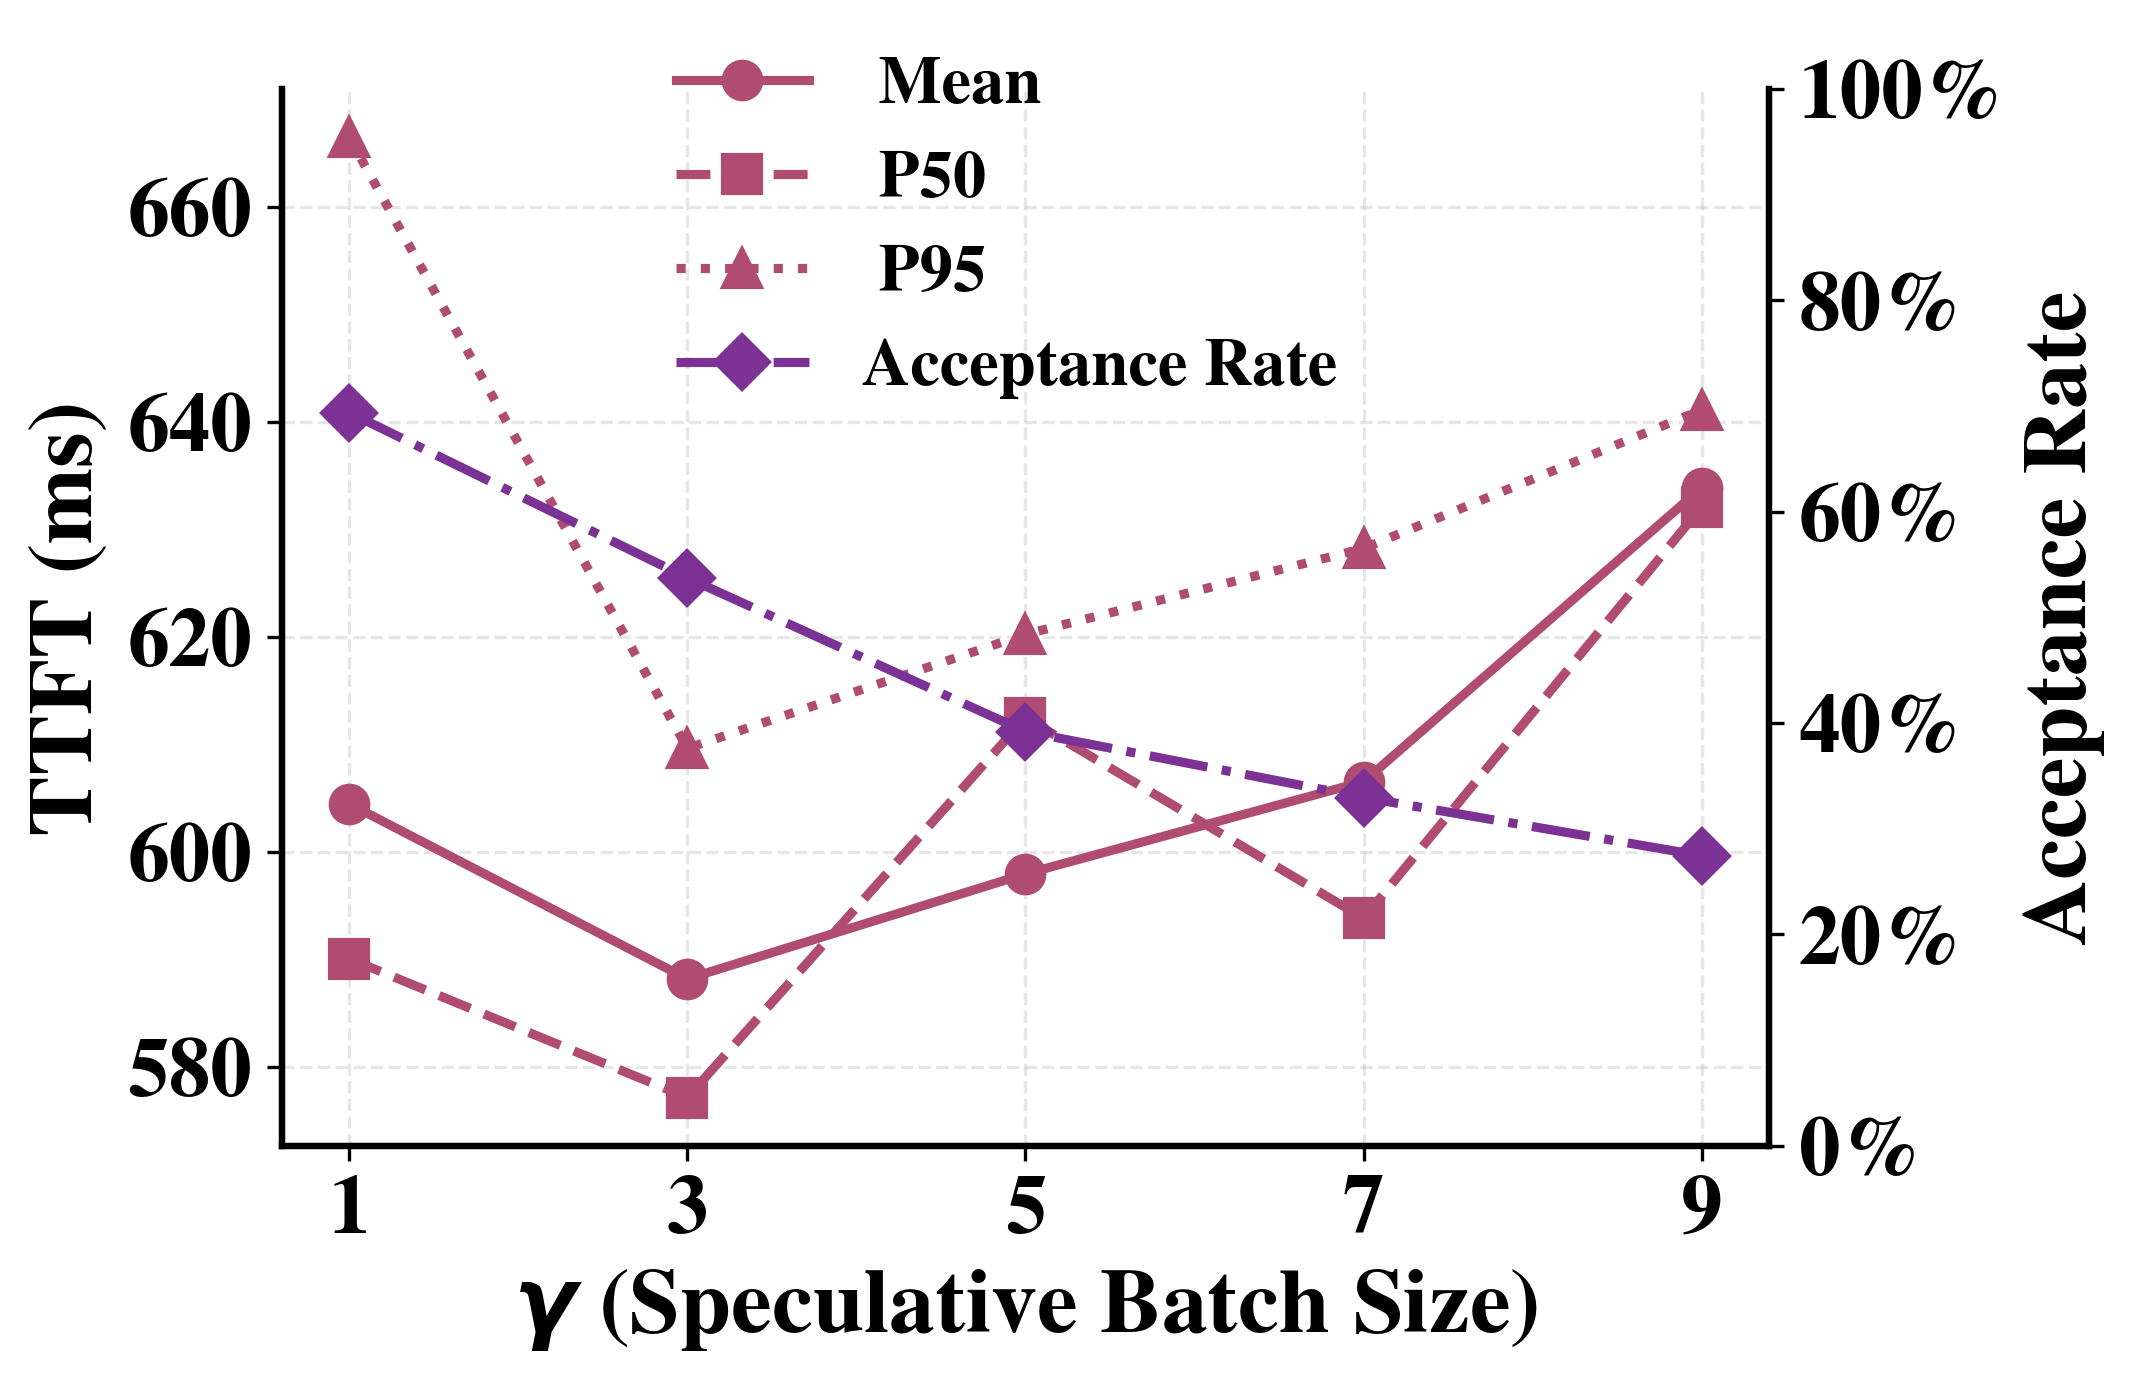

Write Python code to recreate this figure.
"""
1.10a_ttft_vs_gamma.py — edit-and-rerun figure generator for the
1.10a_ttft_vs_gamma figure (TTFT mean/P50/P95 vs. gamma, with acceptance
rate on a secondary axis).

This does NOT read from prototype/results/ or touch any live component.
It reads only 1.10a_ttft_vs_gamma_data.json (sitting next to this script)
so you can freely tweak figure size / font size / colors below and rerun
in seconds, without needing the prototype's venv or GPU.

Usage:
    python 1.10a_ttft_vs_gamma.py
    (or: prototype/.venv/bin/python prototype_figures/1.10a_ttft_vs_gamma.py)

Output:
    1.10a_ttft_vs_gamma.png   (next to this script — same filename as the
    figure used everywhere else; never renamed, PNG only, no PDF)
"""
import json
import os

import numpy as np
import matplotlib
matplotlib.use("Agg")
import matplotlib.pyplot as plt

# ============================================================
#  EVERYTHING YOU'D WANT TO TRY-AND-ERROR IS IN THIS ONE BLOCK
# ============================================================

FIGURE_WIDTH_IN   = 7.0     # inches
FIGURE_HEIGHT_IN  = 4.5     # inches

FONT_FAMILY       = "serif"
FONT_NAME         = "Nimbus Roman"   # Times-New-Roman-compatible font that
                                     # actually HAS a real bold face on this
                                     # machine (fc-list | grep -i "nimbus roman").
                                     # Plain "Times New Roman" only has a
                                     # regular weight installed here, so
                                     # bold text silently falls back to
                                     # regular if you use that name instead.

BASE_FONT_SIZE    = 20       # font.size (fallback for anything not listed below)
AXIS_LABEL_SIZE   = 22       # x/y axis label text
TICK_LABEL_SIZE   = 20       # the numbers along each axis
LEGEND_FONT_SIZE  = 16       # legend entries

BOLD_EVERYTHING   = True     # axis labels, tick labels, legend text

METRIC_COLOR      = "#b04c72"   # TTFT lines
ACCEPT_COLOR      = "#7B3294"   # acceptance-rate line (secondary axis)

STAT_STYLE = {
    "mean": {"linestyle": "-",  "marker": "o"},
    "p50":  {"linestyle": "--", "marker": "s"},
    "p95":  {"linestyle": ":",  "marker": "^"},
}
LINE_WIDTH        = 2.2
MARKER_SIZE       = 9

GRID_ON           = True
GRID_ALPHA        = 0.30

LEGEND_LOC             = "lower right"
LEGEND_BBOX_TO_ANCHOR  = (0.75, 0.650)   # sits in the empty gap in the
                                         # lower-right of the plot, clear
                                         # of every line instead of
                                         # overlapping the top-left corner
LEGEND_NCOL            = 1

SAVE_DPI          = 300

# ============================================================
#  END OF TRY-AND-ERROR BLOCK — nothing below this line needs
#  editing to change how the figure looks
# ============================================================

plt.rcParams.update({
    "font.family":        FONT_FAMILY,
    "font.serif":         [FONT_NAME],
    "font.size":          BASE_FONT_SIZE,
    "font.weight":        "bold" if BOLD_EVERYTHING else "normal",
    "axes.titlesize":     BASE_FONT_SIZE,
    "axes.titleweight":   "bold" if BOLD_EVERYTHING else "normal",
    "axes.labelsize":     AXIS_LABEL_SIZE,
    "axes.labelweight":   "bold" if BOLD_EVERYTHING else "normal",
    "xtick.labelsize":    TICK_LABEL_SIZE,
    "ytick.labelsize":    TICK_LABEL_SIZE,
    "legend.fontsize":    LEGEND_FONT_SIZE,
    "lines.linewidth":    LINE_WIDTH,
    "lines.markersize":   MARKER_SIZE,
    "figure.dpi":         200,
    "savefig.dpi":        SAVE_DPI,
    "savefig.bbox":       "tight",
    "axes.grid":          GRID_ON,
    "grid.linestyle":     "--",
    "grid.alpha":         GRID_ALPHA,
    "axes.spines.top":    False,
    "axes.linewidth":     1.5,
})

HERE = os.path.dirname(os.path.abspath(__file__))
DATA_PATH = os.path.join(HERE, "1.10a_ttft_vs_gamma_data.json")
OUT_PNG = os.path.join(HERE, "1.10a_ttft_vs_gamma.png")


def main():
    with open(DATA_PATH) as f:
        data = json.load(f)

    gammas = data["gammas"]
    xs = np.arange(len(gammas))
    ttft = {g: data["ttft_ms"][str(g)] for g in gammas}
    accept_rate = [data["acceptance_rate"][str(g)] for g in gammas]

    fig, ax = plt.subplots(figsize=(FIGURE_WIDTH_IN, FIGURE_HEIGHT_IN),
                            constrained_layout=True)

    lines = []
    for stat_key, stat_label in (("mean", "Mean"), ("p50", "P50"), ("p95", "P95")):
        style = STAT_STYLE[stat_key]
        ys = [ttft[g][stat_key] for g in gammas]
        p, = ax.plot(xs, ys, color=METRIC_COLOR, linestyle=style["linestyle"],
                     marker=style["marker"], label=f" {stat_label}")
        lines.append(p)

    ax.set_xticks(xs, [str(g) for g in gammas])
    ax.set_xlabel(r"$\gamma$ (Speculative Batch Size)")
    ax.set_ylabel("TTFT (ms)")

    ax2 = ax.twinx()
    p_accept, = ax2.plot(xs, accept_rate, color=ACCEPT_COLOR, linestyle="-.",
                         marker="D", label="Acceptance Rate")
    ax2.set_ylabel("Acceptance Rate", color="black")
    ax2.tick_params(axis="y", labelcolor="black")
    ax2.set_ylim(0.0, 1.0)
    ax2.yaxis.set_major_formatter(plt.FuncFormatter(lambda y, _: f"{y:.0%}"))
    ax2.grid(False)
    lines.append(p_accept)

    ax.legend(lines, [l.get_label() for l in lines], loc=LEGEND_LOC,
              bbox_to_anchor=LEGEND_BBOX_TO_ANCHOR, ncol=LEGEND_NCOL, frameon=False)

    fig.savefig(OUT_PNG, bbox_inches="tight", dpi=SAVE_DPI)
    plt.close(fig)
    print(f"Saved -> {OUT_PNG}")


if __name__ == "__main__":
    main()
